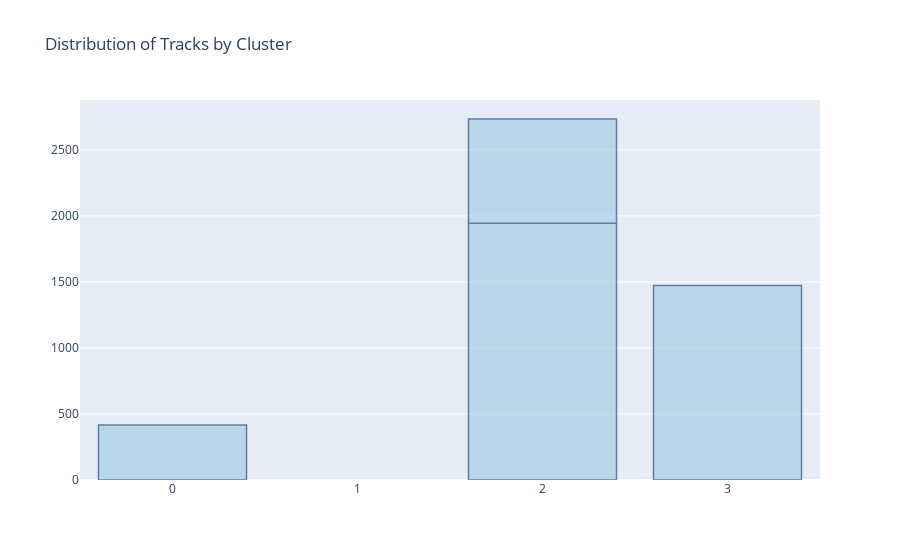

The notebook cell this image was saved under:
### Code cell
import plotly.graph_objects as go

y = cluster_values

# Use the hovertext kw argument for hover text
fig = go.Figure(data=[go.Bar(x=x, y=y,
            hovertext=['cluster_values'])])
# Customize aspect
fig.update_traces(marker_color='rgb(158,202,225)', marker_line_color='rgb(8,48,107)',
                  marker_line_width=1.5, opacity=0.6)
fig.update_layout(title_text='Distribution of Tracks by Cluster')
fig.show()

### Figure 1 — Plotly figure (JSON) as saved in the notebook; plotly's stock layout.template omitted (floating-point values rounded to 4 significant figures; data arrays with more than 128 entries replaced by an {"elided": "..."} marker saying what was removed)
{"data": [{"hovertext": ["cluster_values"], "marker": {"color": "rgb(158,202,225)", "line": {"color": "rgb(8,48,107)", "width": 1.5}}, "opacity": 0.6, "type": "bar", "x": {"elided": "4624 int values"}, "y": [1945, 1473, 789, 417]}], "layout": {"title": {"text": "Distribution of Tracks by Cluster"}}}
